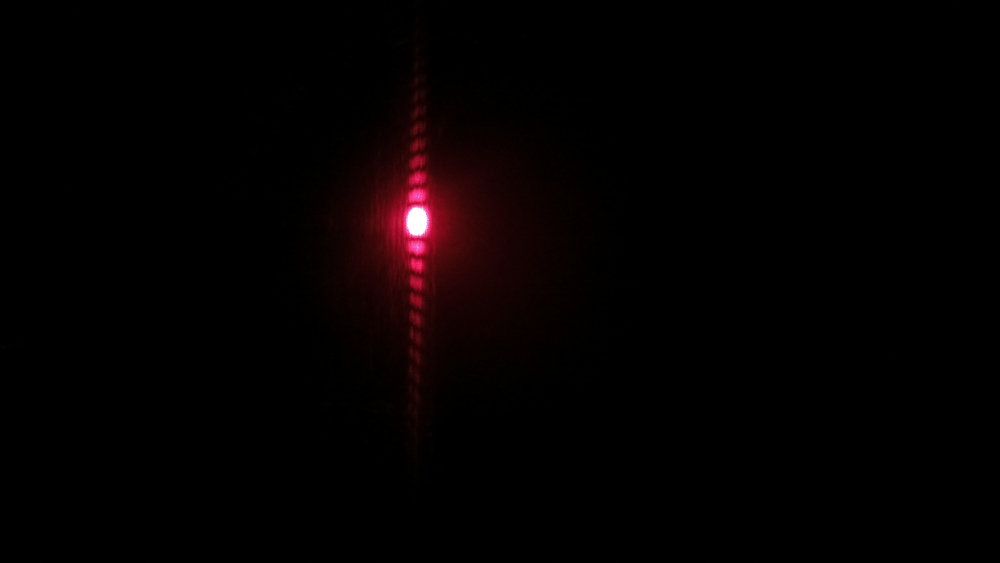
#> input picture Clase 8/young _2/aluminium_/IMG_20260226_132544537.jpg, 4000 x 2250 px, found by its file name (shown at 1/4 size); its folder holds 4 pictures in this run
$ python Analisis_imagenes.py
#> lines starting #> are read from the running program, lines starting #| are printed output that depends on the picture
### Clase 8/utils.py
import matplotlib.pyplot as plt
import numpy as np
from scipy.signal import find_peaks
from scipy.optimize import differential_evolution

def preparar_roi(imagen,center_x=890, center_y=1645, offset=650, canal=2): # (Region Of Interest)
    """
    Extrae la región de interés y construye
    todas las variables geométricas necesarias
    para los filtros en Fourier.
    """

    matriz = imagen[
        center_x-offset:center_x+offset,
        center_y-offset:center_y+offset,
        canal
    ].astype(float)

    rows, cols = matriz.shape
    crow, ccol = rows//2, cols//2

    y, x = np.ogrid[:rows, :cols]
    kx = x - ccol #valores centrados
    ky = y - crow
    #kx2 = np.array([])
    #ky2= np.array([])
    distancia = np.sqrt(kx**2 + ky**2)
   # distancia_lobulo_principal = np.sqrt(kx2**2+ky2**2)

    return {
        "matriz": matriz,
        "kx": kx,
        "ky": ky,
        "distancia": distancia,
        "col_central": ccol
    }

# [218 lines left out: functions ajustar_filtro_circular_ml, ajustar_filtro_eliptico_ml, ajustar_filtro_radio_barrido, visualizar_resultado_filtrado, not called in this run]

### Clase 8/Analisis_imagenes.py
#%%


import imageio.v2 as imageio
import matplotlib.pyplot as plt
from pathlib import Path
import numpy as np
from matplotlib.colors import LogNorm
from matplotlib.colors import SymLogNorm
import os
from scipy.signal import find_peaks
from scipy.optimize import curve_fit
from utils import *

ROOT = Path(r"Clase 8/young _2/aluminium_")


extensiones_validas = ('.tif', '.tiff', '.png', '.jpg', '.jpeg')
archivos = [f for f in os.listdir(ROOT) if f.lower().endswith(extensiones_validas)]
# archivos.sort()  # opcional, para orden alfabético

images = []
for archivo in archivos:
    ruta_completa = ROOT / archivo
    try:
        imagen = imageio.imread(ruta_completa)
#> imagen is the input picture: shape (2250, 4000, 3); mean R, G, B 4.2, 0.8, 1
        images.append(imagen)
    except Exception as e:
        print(f"Error al leer {archivo}: {e}")

if not images:
    print("No se encontraron imágenes.")
    exit()


import numpy as np
import matplotlib.pyplot as plt

# ====================== CONSTANTES CALIBRADAS ======================
lambda_nm = 650
#> lambda_nm = 650
lambda_m  = lambda_nm * 1e-9               # 6.50e-7 m
#> lambda_m = 6.5e-07

px_por_mm = 23.87
pixel_size_um = 1000 / px_por_mm           # ≈ 41.8936 µm/píxel
pixel_size_m  = pixel_size_um * 1e-6       # ≈ 4.189e-5 m/píxel

D_m = 0.5125
err_D_m = 0.01

# ====================== PREPARAR ROI (tu función) ======================
roi = preparar_roi(images[1], center_x=890, center_y=1645, offset=650, canal=2)
#> in preparar_roi, `matriz = imagen[ center_x-offset:center_x+offset, center_y-offset:cent..`:
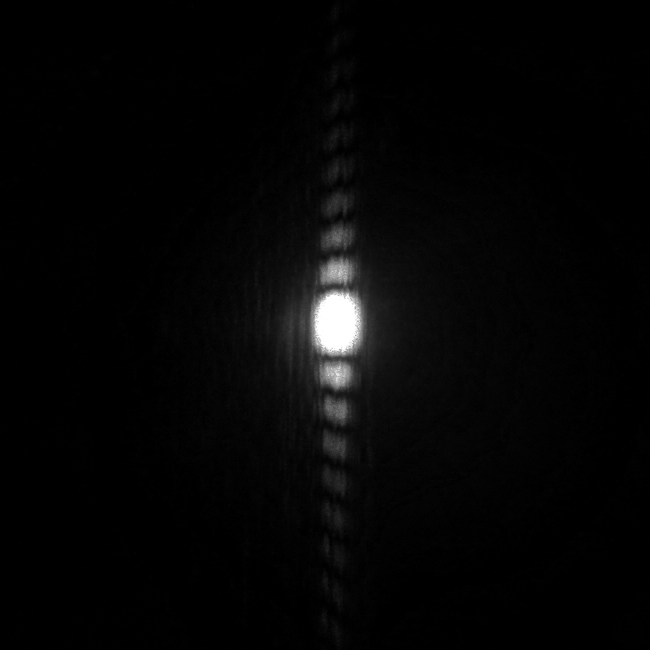
#> matriz: shape (1300, 1300) float64 (shown at 1/2 size); min 0, max 255, mean 5.2
matriz = roi['matriz'].astype(float)       # Aseguramos float para FFT

# Restamos la media (mejora contraste en log)
matriz_detrend = matriz - np.mean(matriz)

# ====================== FFT + SHIFT ======================
f = np.fft.fft2(matriz_detrend)
fshift = np.fft.fftshift(f)

# Magnitud + log para visualización
espectro_log = np.log10(1 + np.abs(fshift))   # +1 evita log(0)
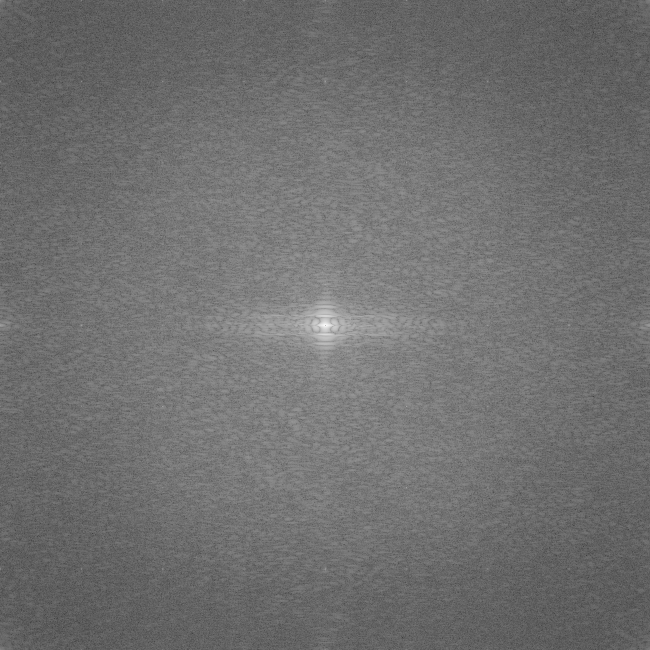
#> espectro_log: shape (1300, 1300) float64 (shown at 1/2 size); min 1.41e-10, max 6.87, mean 3.01; drawn with min black and max white

# ====================== CALIBRACIÓN DE EJES EN k (rad/m) ======================
Ny, Nx = matriz.shape
#> Ny = 1300; Nx = 1300

dx = pixel_size_m               # espaciado espacial en metros
dkx = 2 * np.pi / (Nx * dx)     # paso en frecuencia espacial (rad/m)    #esta bien!
#> dkx = 115.4
dky = 2 * np.pi / (Ny * dx)     # igual en y (asumimos píxeles cuadrados)
#> dky = 115.4

# Rangos centrados en 0
kx = np.linspace(-np.pi / dx, np.pi / dx, Nx, endpoint=False)
#> kx = 1300 values from -74989.8 to 74874.4
ky = np.linspace(-np.pi / dx, np.pi / dx, Ny, endpoint=False)
#> ky = 1300 values from -74989.8 to 74874.4

# ====================== VISUALIZACIÓN CALIBRADA ======================
plt.figure(figsize=(10, 8))

# Espectro log con ejes en k (rad/m)
plt.imshow(espectro_log,
           extent=[kx[0], kx[-1], ky[0], ky[-1]],
           origin='lower',
           cmap='viridis',           # o 'hot', 'magma', 'plasma'
           aspect='auto')

plt.colorbar(label='log₁₀(1 + |F(k)|)')
plt.xlabel('kₓ  (rad/m)')
plt.ylabel('kᵧ  (rad/m)')
plt.title('Espectro de Fourier 2D calibrado\n'
          f'(pixel size = {pixel_size_um:.3f} µm, λ = {lambda_nm} nm)')

# Líneas de referencia útiles
plt.axvline(0, color='white', lw=0.8, alpha=0.6, linestyle='--')
plt.axhline(0, color='white', lw=0.8, alpha=0.6, linestyle='--')

# Opcional: marcar el radio correspondiente a la longitud de onda
# (distancia entre órdenes m=±1 en k = 2π / d, donde d es espaciado de rendija)
plt.show()
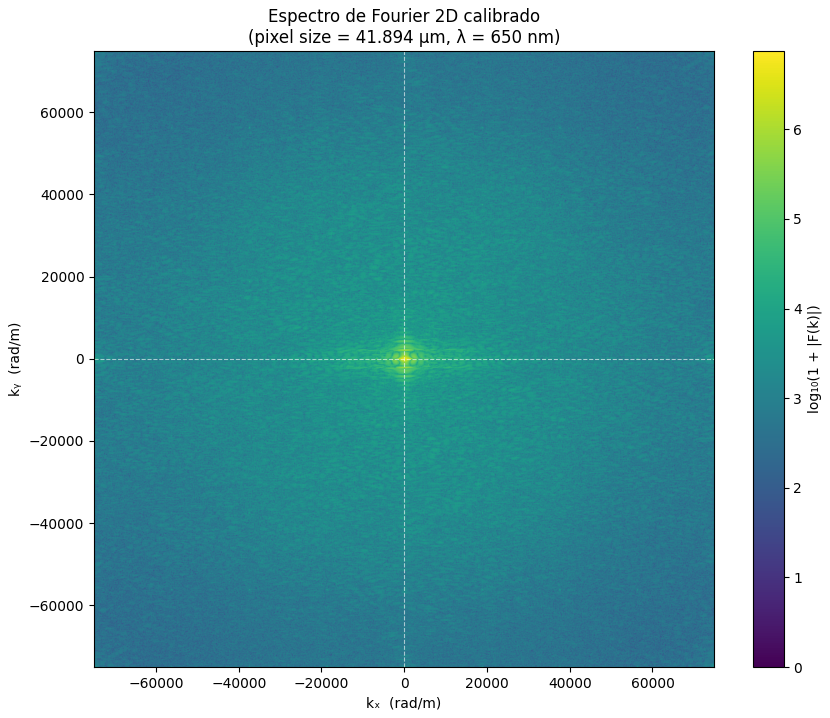
#> figure drawn by matplotlib, 2 panels

# ====================== VALORES ÚTILES PARA IMPRIMIR ======================
k_nyquist = np.pi / dx
print(f"Pixel size espacial:     {pixel_size_m:.2e} m/píxel")
print(f"Frecuencia Nyquist:      {k_nyquist:.2e} rad/m  ({k_nyquist/(2*np.pi):.2e} ciclos/m)")
print(f"Longitud de onda λ:      {lambda_m:.2e} m")
#| Longitud de onda λ:      6.50e-07 m
print(f"k correspondiente a λ:   {2*np.pi / lambda_m:.2e} rad/m")
#| k correspondiente a λ:   9.67e+06 rad/m
print(f"Resolución angular aproximada (λ/D): {lambda_m / D_m:.2e} rad")
#| Resolución angular aproximada (λ/D): 1.27e-06 rad

#%%


indexacions = np.arange(1,1)
rendijas = []
err_rendijas = []
for i in range(len(indexacions)):
    roi =  preparar_roi(images[1+3*i],center_x=890, center_y=1645, offset=650, canal=2)
    pasos, paso_mean, paso_std, param, imagen_filtrada, mascara, peaks = ajustar_filtro_circular_ml(roi)

    # visualizar_resultado_filtrado(roi["matriz"],imagen_filtrada,mascara)

    col = roi["matriz"].shape[1] // 2
    perfil_filtrado = imagen_filtrada[:, col]

    plt.figure(figsize=(12, 5))

    plt.plot(roi["matriz"][:, col], alpha=0.5, label='Original')
    plt.plot(imagen_filtrada[:, col], linewidth=2, label='Filtrada')

    plt.scatter(peaks,
                imagen_filtrada[peaks, col], s=70)

    plt.title('Perfil vertical central')
    plt.xlabel('Fila')
    plt.ylabel('Intensidad')
    plt.legend()
    plt.grid(True, alpha=0.3)
    plt.show()


    # ================== DATOS EXPERIMENTALES ==================
    lambda_laser_nm = 650
    err_lambda_nm = 0                   #falta


    #conversiones
    px_por_mm = 23.87
    #err_px_mm =
    distancia_cuadradito = 1000
    #err_distancia_cuadradito =                          #falta
    pixel_size_um = distancia_cuadradito / px_por_mm

    err_pixel_size_um = 0               #falta
    #err_pixel_size_um = np.sqrt(((1 / px_por_mm)*err_distancia_cuadradito)**2+((-distancia_cuadradito / px_por_mm**2)*err_px_mm)**2)
    #el verdadero error es el de arriba

    D_m = 0.5125
    err_D_m = 0.01
    # ==========================================================

    # Conversión a SI
    lambda_m = lambda_laser_nm * 1e-9
    err_lambda_m = err_lambda_nm * 1e-9

    pixel_size_m = pixel_size_um * 1e-6
    err_pixel_size_m = err_pixel_size_um * 1e-6

    # Paso en metros
    delta_y = paso_mean * pixel_size_m

    err_delta_y = np.sqrt(
        (paso_mean * err_pixel_size_m)**2 +
        (pixel_size_m * paso_std)**2
    )

    # Ancho de rendija
    a = (lambda_m * D_m) / delta_y

    err_a = np.sqrt(
        ((D_m / delta_y) * err_lambda_m)**2 +
        ((lambda_m / delta_y) * err_D_m)**2 +
        ((-(lambda_m * D_m) / delta_y**2) * err_delta_y)**2
    )

    a_um = a * 1e6
    err_a_um = err_a * 1e6

    print("\n=== RESULTADO: ANCHO DE LA RENDIJA ===")
    print(f"Paso medio = {paso_mean:.2f} px")
    print(f"a = {a_um:.2f} ± {err_a_um:.2f} µm")

    rendijas.append(a)   # en metros
    err_rendijas.append(err_a) # en metros


masitas =  np.array([0.8234 , 0.6678, 1.0301,2.0670,3.1022,5.1782,4.1323,3.7700,2.7438,1.4912])  #en g


plt.figure()

#> (the run stopped early here; a loop or call above may not have finished)
